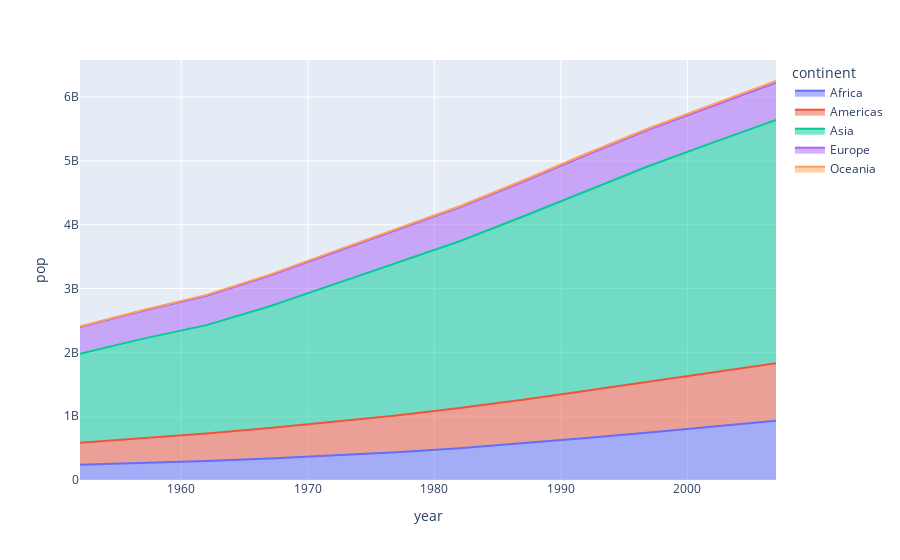

This figure's notebook cell:
### Code cell
px.area(df_grouped, x='year', y='pop', color='continent')

### Figure 1 — Plotly figure (JSON) as saved in the notebook; plotly's stock layout.template omitted (floating-point values rounded to 4 significant figures)
{"data": [{"fillpattern": {"shape": ""}, "hovertemplate": "continent=Africa<br>year=%{x}<br>pop=%{y}<extra></extra>", "legendgroup": "Africa", "line": {"color": "#636efa"}, "marker": {"symbol": "circle"}, "mode": "lines", "name": "Africa", "orientation": "v", "showlegend": true, "stackgroup": "1", "type": "scatter", "x": [1952, 1957, 1962, 1967, 1972, 1977, 1982, 1987, 1992, 1997, 2002, 2007], "xaxis": "x", "y": [237640501, 264837738, 296516865, 335289489, 379879541, 433061021, 499348587, 574834110, 659081517, 743832984, 833723916, 929539692], "yaxis": "y"}, {"fillpattern": {"shape": ""}, "hovertemplate": "continent=Americas<br>year=%{x}<br>pop=%{y}<extra></extra>", "legendgroup": "Americas", "line": {"color": "#EF553B"}, "marker": {"symbol": "circle"}, "mode": "lines", "name": "Americas", "orientation": "v", "showlegend": true, "stackgroup": "1", "type": "scatter", "x": [1952, 1957, 1962, 1967, 1972, 1977, 1982, 1987, 1992, 1997, 2002, 2007], "xaxis": "x", "y": [345152446, 386953916, 433270254, 480746623, 529384210, 578067699, 630290920, 682753971, 739274104, 796900410, 849772762, 898871184], "yaxis": "y"}, {"fillpattern": {"shape": ""}, "hovertemplate": "continent=Asia<br>year=%{x}<br>pop=%{y}<extra></extra>", "legendgroup": "Asia", "line": {"color": "#00cc96"}, "marker": {"symbol": "circle"}, "mode": "lines", "name": "Asia", "orientation": "v", "showlegend": true, "stackgroup": "1", "type": "scatter", "x": [1952, 1957, 1962, 1967, 1972, 1977, 1982, 1987, 1992, 1997, 2002, 2007], "xaxis": "x", "y": [1395357351, 1562780599, 1696357182, 1905662900, 2150972248, 2384513556, 2610135582, 2871220762, 3133292191, 3383285500, 3601802203, 3811953827], "yaxis": "y"}, {"fillpattern": {"shape": ""}, "hovertemplate": "continent=Europe<br>year=%{x}<br>pop=%{y}<extra></extra>", "legendgroup": "Europe", "line": {"color": "#ab63fa"}, "marker": {"symbol": "circle"}, "mode": "lines", "name": "Europe", "orientation": "v", "showlegend": true, "stackgroup": "1", "type": "scatter", "x": [1952, 1957, 1962, 1967, 1972, 1977, 1982, 1987, 1992, 1997, 2002, 2007], "xaxis": "x", "y": [418120846, 437890351, 460355155, 481178958, 500635059, 517164531, 531266901, 543094160, 558142797, 568944148, 578223869, 586098529], "yaxis": "y"}, {"fillpattern": {"shape": ""}, "hovertemplate": "continent=Oceania<br>year=%{x}<br>pop=%{y}<extra></extra>", "legendgroup": "Oceania", "line": {"color": "#FFA15A"}, "marker": {"symbol": "circle"}, "mode": "lines", "name": "Oceania", "orientation": "v", "showlegend": true, "stackgroup": "1", "type": "scatter", "x": [1952, 1957, 1962, 1967, 1972, 1977, 1982, 1987, 1992, 1997, 2002, 2007], "xaxis": "x", "y": [10686006, 11941976, 13283518, 14600414, 16106100, 17239000, 18394850, 19574415, 20919651, 22241430, 23454829, 24549947], "yaxis": "y"}], "layout": {"legend": {"title": {"text": "continent"}, "tracegroupgap": 0}, "margin": {"t": 60}, "xaxis": {"anchor": "y", "domain": [0, 1], "title": {"text": "year"}}, "yaxis": {"anchor": "x", "domain": [0, 1], "title": {"text": "pop"}}}}
